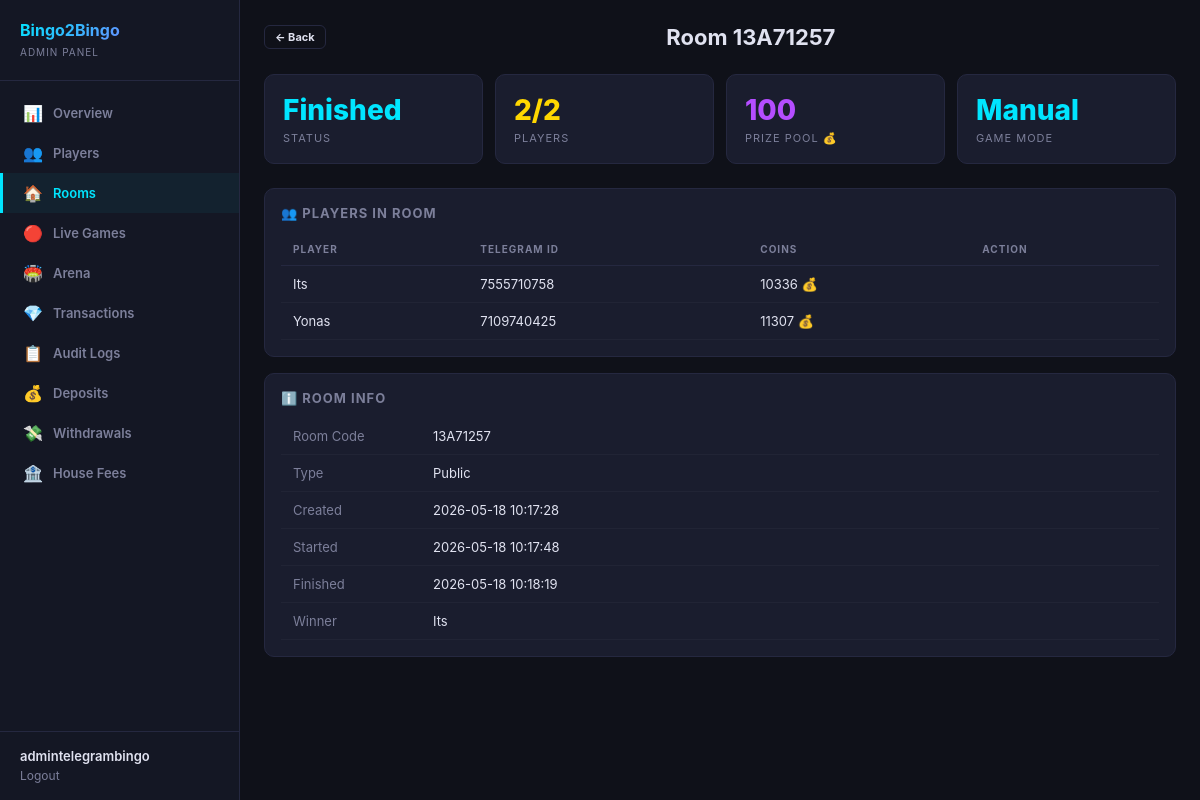
/dashboard/rooms/13A71257/ (signed in), run on an earlier commit of the app's database.
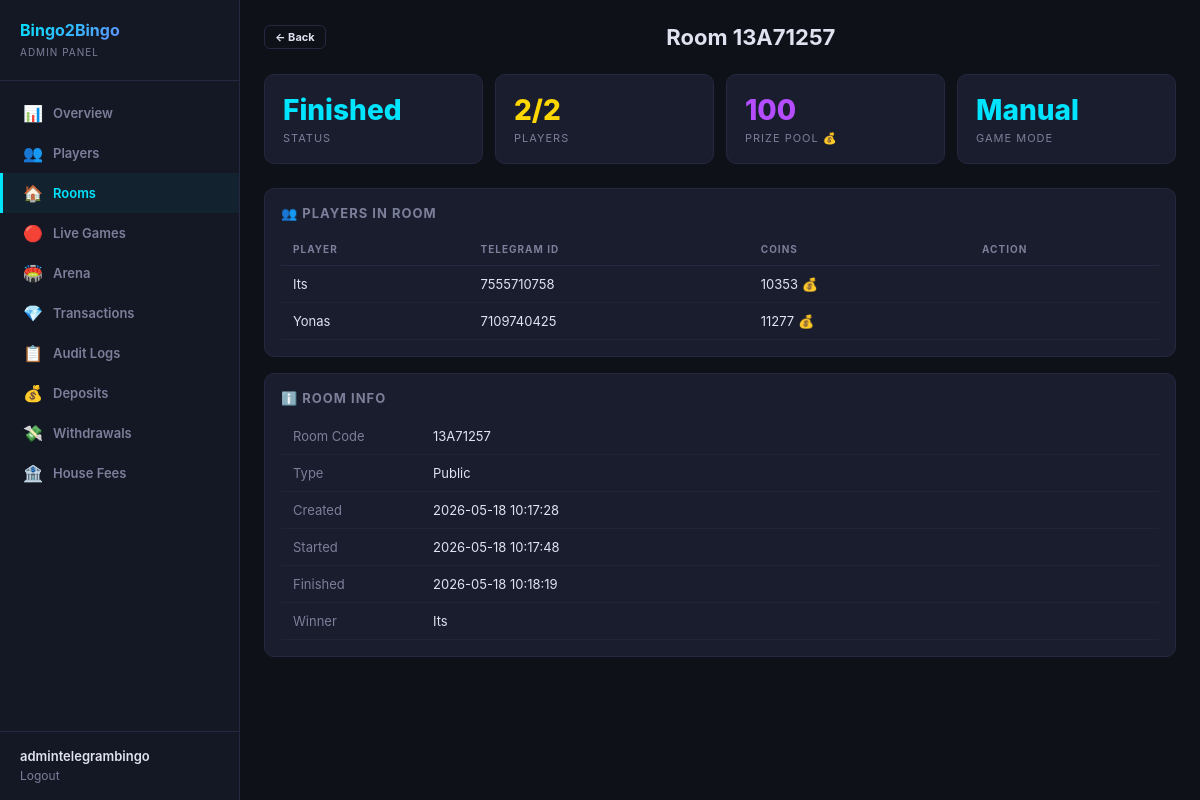
And on a later commit of the database.
### games/models.py (models this page shows, shortened)
class BingoCard(models.Model):
    player = models.ForeignKey(Player, on_delete=models.CASCADE, related_name='bingo_cards')
    game_room = models.ForeignKey(GameRoom, on_delete=models.CASCADE, related_name='bingo_cards')
    numbers = models.JSONField(default=list)
    marked = models.JSONField(default=list)
    is_winner = models.BooleanField(default=False)
    created_at = models.DateTimeField(default=timezone.now)
    class Meta:
        verbose_name = 'Bingo Card'
        verbose_name_plural = 'Bingo Cards'
        unique_together = ('player', 'game_room')

### users/models.py (models this page shows, shortened)
class Player(models.Model):
    telegram_id = models.BigIntegerField(unique=True, db_index=True)
    username = models.CharField(max_length=255, blank=True, default='')
    first_name = models.CharField(max_length=255, blank=True, default='')
    phone_number = models.CharField(max_length=20, blank=True, default='')
    coins = models.BigIntegerField(default=10)
    wins = models.IntegerField(default=0)
    losses = models.IntegerField(default=0)
    games_played = models.IntegerField(default=0)
    xp = models.BigIntegerField(default=0)
    level = models.IntegerField(default=1)
    referral_code = models.CharField(max_length=32, unique=True, blank=True)
    invited_by = models.ForeignKey(
        'self', null=True, blank=True,
        on_delete=models.SET_NULL,
        related_name='invitees'
    )
    is_banned = models.BooleanField(default=False)
    last_daily_bonus = models.DateTimeField(null=True, blank=True)
    created_at = models.DateTimeField(default=timezone.now)
    class Meta:
        verbose_name = 'Player'
        verbose_name_plural = 'Players'
        ordering = ['-coins']

### dashboard/views.py (the view)
# urls.py: path('rooms/<str:room_code>/', views.room_detail, name='room_detail'),
@admin_required
def room_detail(request, room_code):
    room = get_object_or_404(
        GameRoom.objects.annotate(pc=Count('bingo_cards')).select_related('winner'),
        room_code=room_code
    )
    cards = list(BingoCard.objects.filter(game_room=room).select_related('player'))
    history = GameHistory.objects.filter(game_room=room).first()
    return render(request, 'dashboard/room_detail.html', {
        'room': room,
        'cards': cards,
        'history': history,
    })

### dashboard/auth.py (called while the page is built)
def admin_required(view_func):
    @wraps(view_func)
    def wrapper(request, *args, **kwargs):
        if not request.user.is_authenticated:
            return redirect('dashboard:login')
        if not request.user.is_staff and not request.user.is_superuser:
            messages.error(request, 'Access denied. Staff only.')
            return redirect('dashboard:login')
        return view_func(request, *args, **kwargs)
    return wrapper

### dashboard/templates/dashboard/room_detail.html (shortened to what this page needs)
{% extends 'dashboard/base.html' %}
{% block content %}
<div class="header">
  <a href="{% url 'dashboard:rooms' %}" class="btn btn-outline btn-sm">← Back</a>
  <h1>Room {{ room.room_code }}</h1>
</div>
<div class="stats-grid">
  <div class="stat-card {% if room.status == 'waiting' %}orange{% elif room.status == 'active' %}green{% else %}cyan{% endif %}">
    <div class="stat-value" id="room-status">{{ room.get_status_display }}</div>
    <div class="stat-label">Status</div>
  </div>
  <div class="stat-card gold">
    <div class="stat-value" id="player-count">{{ room.pc }}/{{ room.max_players }}</div>
    <div class="stat-label">Players</div>
  </div>
  <div class="stat-card purple">
    <div class="stat-value" id="prize-pool">{{ room.prize_pool }}</div>
    <div class="stat-label">Prize Pool 💰</div>
  </div>
  <div class="stat-card cyan">
    <div class="stat-value" id="game-mode-badge">{{ room.game_mode|default:'auto'|title }}</div>
    <div class="stat-label">Game Mode</div>
  </div>
</div>
<div class="card">
  <div class="card-header">👥 Players in Room</div>
  <table>
    <thead><tr><th>Player</th><th>Telegram ID</th><th>Coins</th><th>Action</th></tr></thead>
    <tbody>
    {% for card in cards %}
    <tr>
      <td>{{ card.player.first_name }}</td>
      <td>{{ card.player.telegram_id }}</td>
      <td>{{ card.player.coins }} 💰</td>
      <td>
      </td>
    </tr>
    {% empty %}
    <tr><td colspan="4" style="text-align:center;color:var(--muted);padding:16px;">No players</td></tr>
    {% endfor %}
    </tbody>
  </table>
</div>
<div class="card">
  <div class="card-header">ℹ️ Room Info</div>
  <table>
    <tr><td style="color:var(--muted);width:140px;">Room Code</td><td>{{ room.room_code }}</td></tr>
    <tr><td style="color:var(--muted);">Type</td><td>{{ room.get_room_type_display }}</td></tr>
    <tr><td style="color:var(--muted);">Created</td><td>{{ room.created_at|date:"Y-m-d H:i:s" }}</td></tr>
    <tr><td style="color:var(--muted);">Started</td><td>{{ room.started_at|date:"Y-m-d H:i:s"|default:"—" }}</td></tr>
    <tr><td style="color:var(--muted);">Finished</td><td>{{ room.finished_at|date:"Y-m-d H:i:s"|default:"—" }}</td></tr>
    <tr><td style="color:var(--muted);">Winner</td><td>{{ room.winner.first_name|default:"—" }}</td></tr>
  </table>
</div>
{% endblock %}

What changed in the data, as far as the page shows it:
changed through a linked row, BingoCard "Its": player.coins "10336" → "10353"
changed through a linked row, BingoCard "Yonas": player.coins "11307" → "11277"
